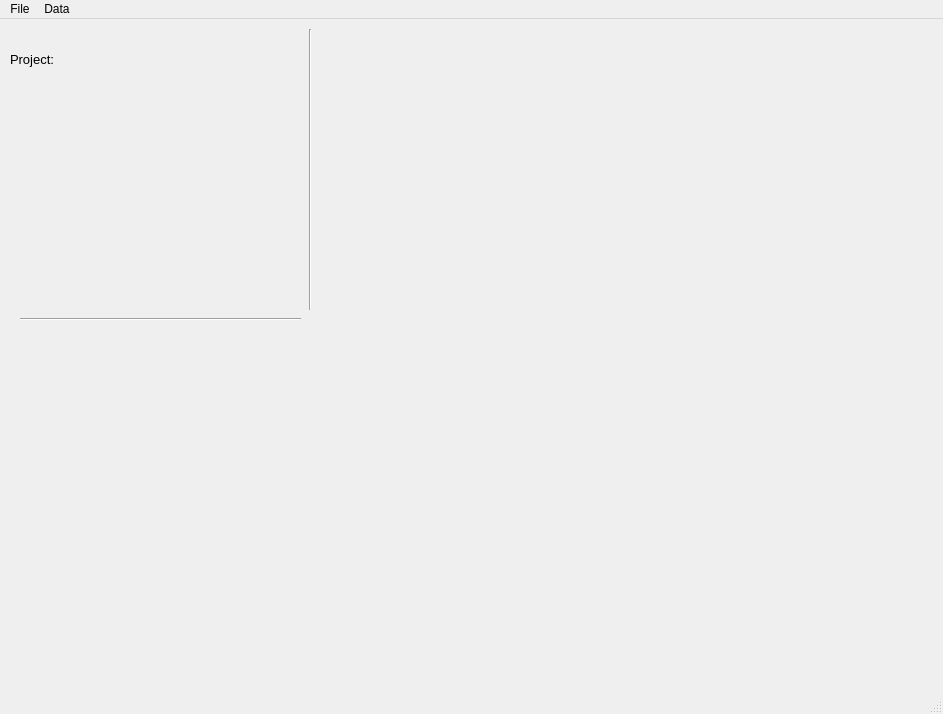
<?xml version="1.0" encoding="UTF-8"?>
<ui version="4.0">
 <class>MainWindow</class>
 <widget class="QMainWindow" name="MainWindow">
  <property name="geometry">
   <rect>
    <x>0</x>
    <y>0</y>
    <width>943</width>
    <height>714</height>
   </rect>
  </property>
  <property name="windowTitle">
   <string>pyAgdas</string>
  </property>
  <widget class="QWidget" name="centralwidget">
   <widget class="Line" name="line">
    <property name="geometry">
     <rect>
      <x>300</x>
      <y>10</y>
      <width>20</width>
      <height>281</height>
     </rect>
    </property>
    <property name="orientation">
     <enum>Qt::Vertical</enum>
    </property>
   </widget>
   <widget class="Line" name="line_2">
    <property name="geometry">
     <rect>
      <x>20</x>
      <y>290</y>
      <width>281</width>
      <height>20</height>
     </rect>
    </property>
    <property name="orientation">
     <enum>Qt::Horizontal</enum>
    </property>
   </widget>
   <widget class="QLabel" name="label">
    <property name="geometry">
     <rect>
      <x>10</x>
      <y>30</y>
      <width>71</width>
      <height>21</height>
     </rect>
    </property>
    <property name="font">
     <font>
      <pointsize>10</pointsize>
     </font>
    </property>
    <property name="text">
     <string>Project:</string>
    </property>
   </widget>
   <widget class="QLabel" name="name">
    <property name="geometry">
     <rect>
      <x>80</x>
      <y>30</y>
      <width>71</width>
      <height>21</height>
     </rect>
    </property>
    <property name="font">
     <font>
      <pointsize>10</pointsize>
     </font>
    </property>
    <property name="text">
     <string/>
    </property>
   </widget>
   <widget class="QLabel" name="check">
    <property name="geometry">
     <rect>
      <x>10</x>
      <y>0</y>
      <width>41</width>
      <height>31</height>
     </rect>
    </property>
    <property name="font">
     <font>
      <pointsize>10</pointsize>
     </font>
    </property>
    <property name="text">
     <string/>
    </property>
   </widget>
  </widget>
  <widget class="QMenuBar" name="menubar">
   <property name="geometry">
    <rect>
     <x>0</x>
     <y>0</y>
     <width>943</width>
     <height>26</height>
    </rect>
   </property>
   <widget class="QMenu" name="menuFile_s">
    <property name="title">
     <string>File</string>
    </property>
    <addaction name="newProject"/>
    <addaction name="closeProject"/>
   </widget>
   <widget class="QMenu" name="menuData">
    <property name="title">
     <string>Data</string>
    </property>
    <addaction name="computing"/>
    <addaction name="viewdata"/>
   </widget>
   <addaction name="menuFile_s"/>
   <addaction name="menuData"/>
  </widget>
  <widget class="QStatusBar" name="statusbar"/>
  <action name="newProject">
   <property name="text">
    <string>New project</string>
   </property>
  </action>
  <action name="computing">
   <property name="text">
    <string>Process data</string>
   </property>
  </action>
  <action name="Import_data">
   <property name="text">
    <string>Import all files</string>
   </property>
  </action>
  <action name="viewdata">
   <property name="text">
    <string>View data</string>
   </property>
  </action>
  <action name="viewGraphs">
   <property name="text">
    <string>View graphs</string>
   </property>
  </action>
  <action name="closeProject">
   <property name="text">
    <string>Close project</string>
   </property>
  </action>
  <action name="openProject">
   <property name="text">
    <string>Open project</string>
   </property>
  </action>
 </widget>
 <resources/>
 <connections/>
</ui>
